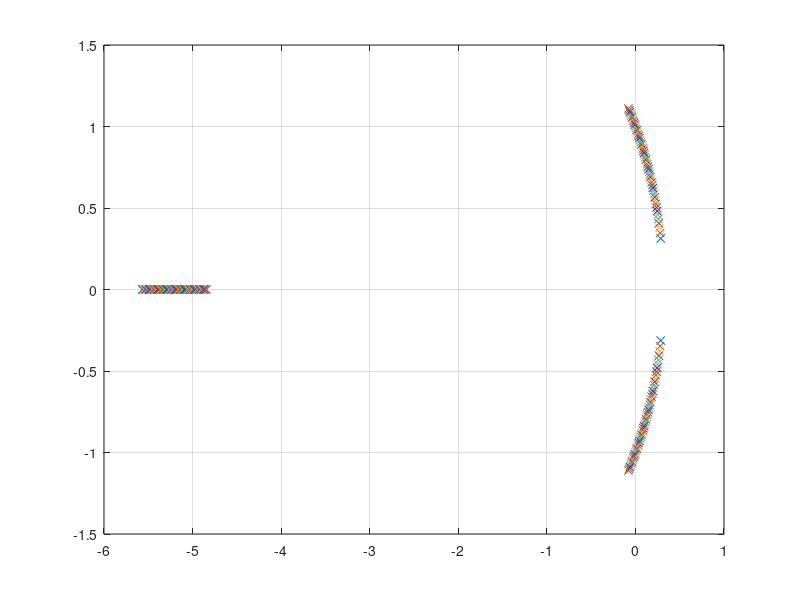

The MATLAB script that drew this image:
p = []
for K = [0:0.1:5]
    sys = tf([1],[1,5,K-3,K+1]);
    p = [p pole(sys)];
end
plot(real(p), imag(p), 'x'), grid

%c
K = 4;
sys = tf([1],[1,5,K-3,K+1]);
pole(sys)